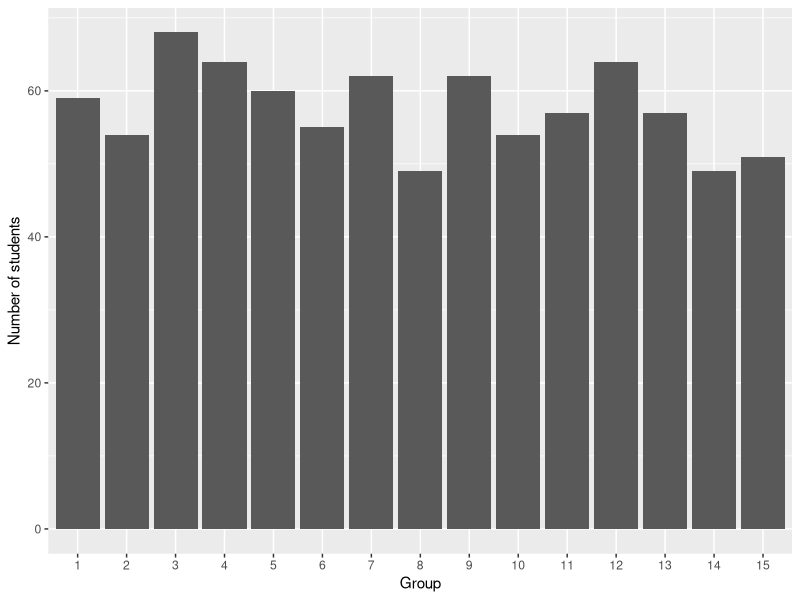
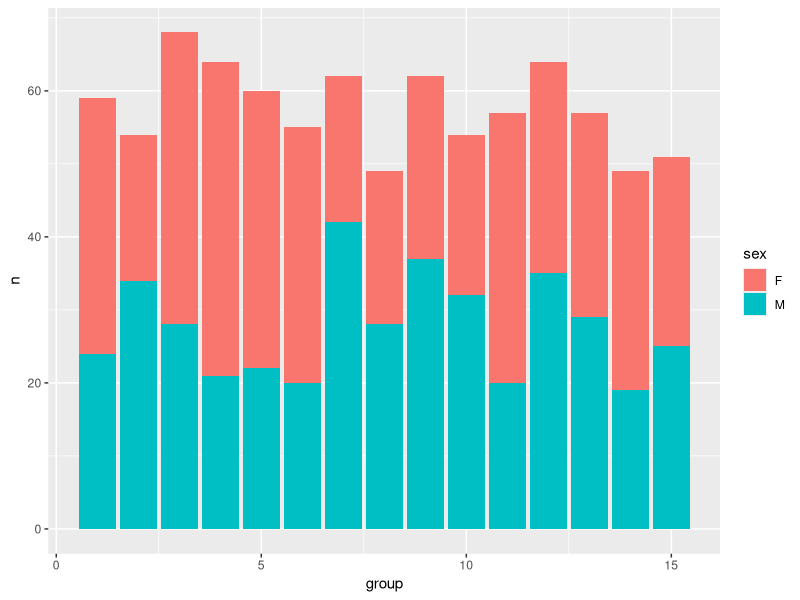
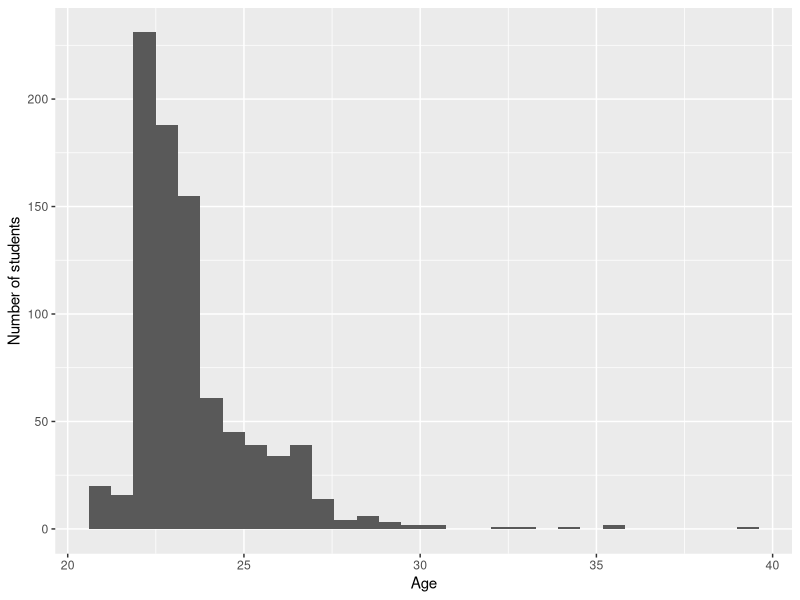

R code for these plots, in order:
## ---- chunk 1
library(readr)
library(here)
courses <- read_csv(here("courses.csv"), show_col_types = FALSE)
## ---- chunk 2
library(dplyr)
library(knitr)

courses |> 
  rename(
    course_name = course,
    identifier = course_id,
    number_of_exams = nb_grades
  ) |> 
  arrange(course_name) |> 
  kable()
## ---- chunk 3

students <- read_csv(here("students.csv"),show_col_types = FALSE) |>
  mutate(
    birth_date = as.Date(birth_date),
    sex = factor(sex)
  )

birth_date_class <- class(students$birth_date)
sex_class <- class(students$sex)

students |>
  slice_head(n = 5) |>
  kable()
## ---- chunk 4
library(readr)

grades <- read_delim(
  "grades.csv",
  delim = "|",
  na = "$",
  show_col_types = FALSE
)


## ---- chunk 5
library(dplyr)
library(ggplot2)

students |>
  count(group, name = "nb_students") |>
  ggplot(aes(x = factor(group), y = nb_students)) +
  geom_col() +
  labs(x = "Group", y = "Number of students")
## ---- chunk 6

students |>
  count(group, sex) |>
  ggplot(aes(x = group, y = n, fill = sex)) +
  geom_col()
## ---- chunk 7
library(lubridate)

students |>
  mutate(age = time_length(today() - birth_date, unit = "year")) |>
  ggplot(aes(x = age)) +
  labs(x = "Age", y = "Number of students") +
  geom_histogram()
## ---- chunk 8
median_age <- students |>
  mutate(age = time_length(today() - birth_date, unit = "year")) |>
  group_by(group) |>
  summarise(median_age = round(median(age)))

median_age |>
  kable()
## ---- chunk 9
oldest <- students |>
  mutate(age = round(time_length(today() - birth_date, unit = "year"))) |>
  group_by(group) |>
  filter(age == max(age)) |>
  ungroup() |>
  arrange(desc(age)) |>
  select(id, group, sex, age)

oldest |>
  kable()
## ---- chunk 10
library(dplyr)
library(tidyr)

nb_grades <- grades |>
  drop_na(grade) |>
  nrow()
